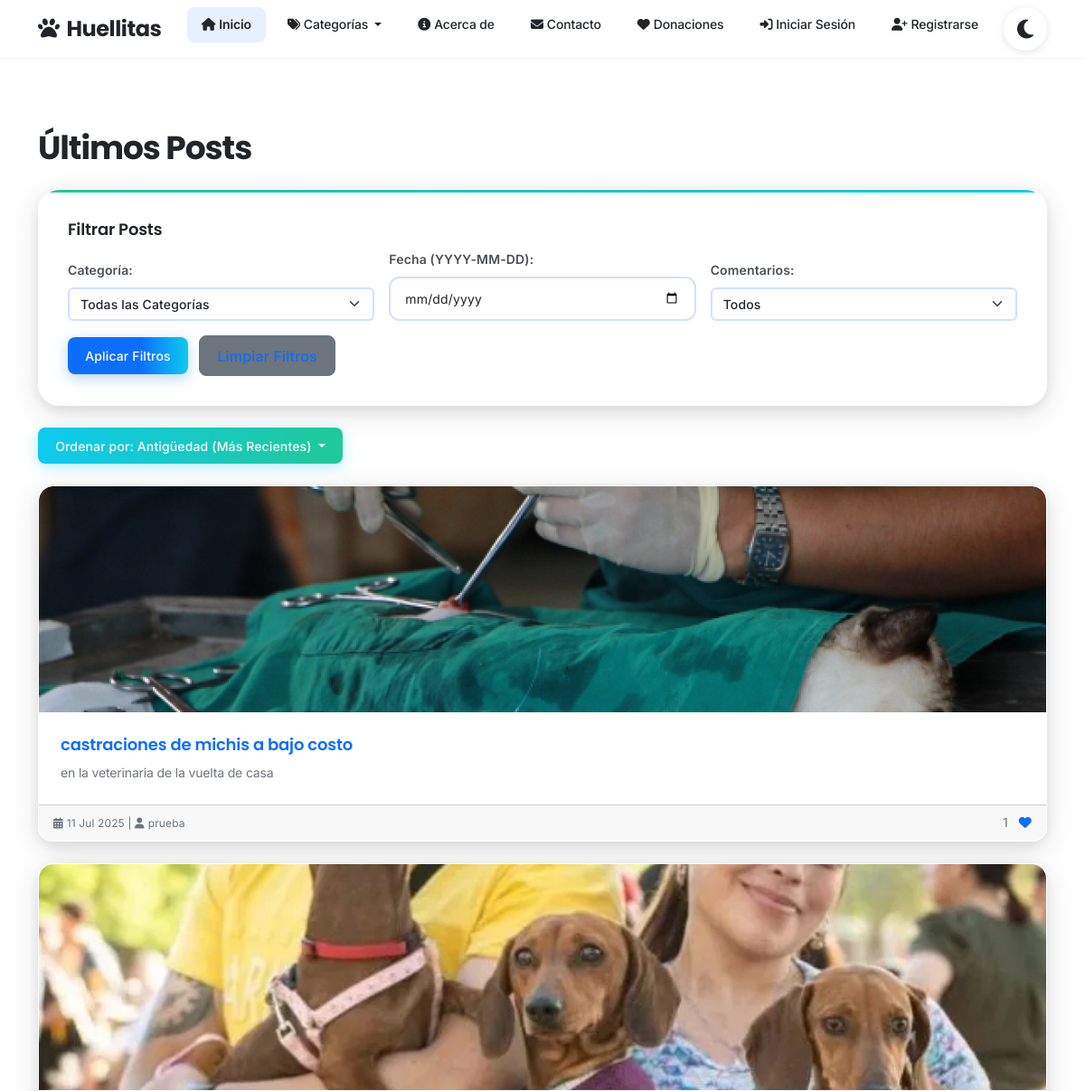
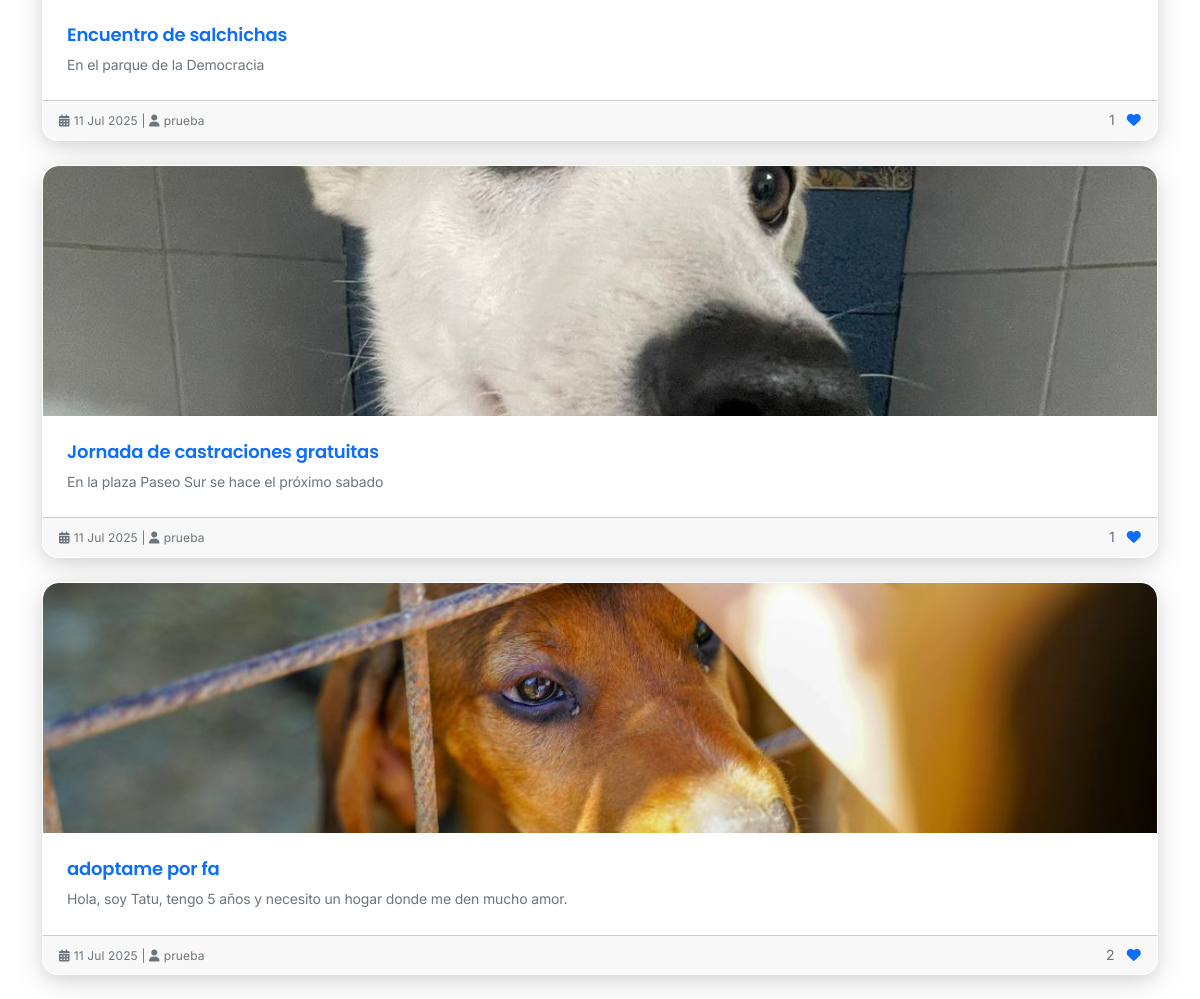
Before: / with the older database file (2 pictures, top to bottom).
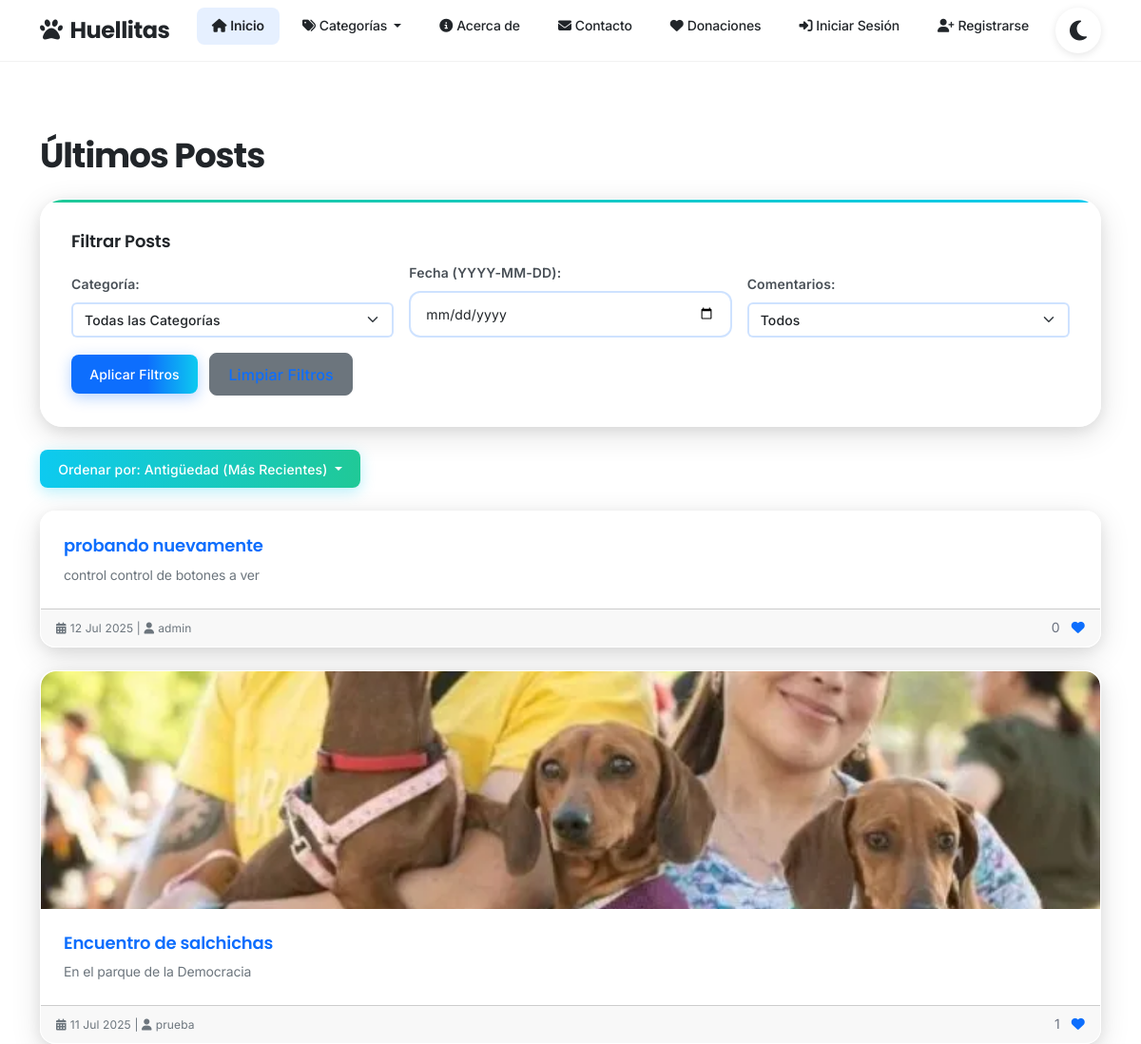
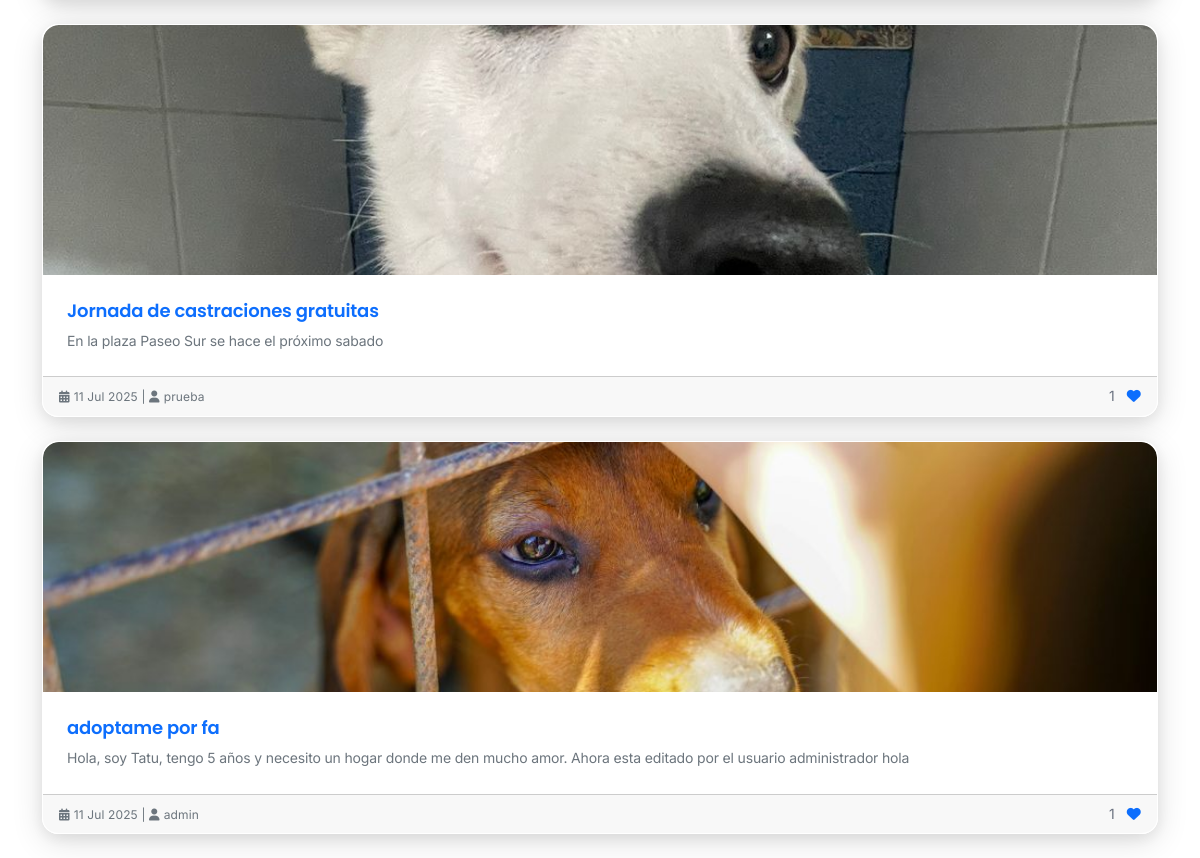
After: the same page with the newer database file (2 pictures, top to bottom).
### blog/models.py (models this page shows, shortened)
class Post(models.Model):
    titulo = models.CharField(max_length=200)
    contenido = models.TextField()
    fecha_publicacion = models.DateTimeField(auto_now_add=True) # Se establece automáticamente al crear el post
    autor = models.ForeignKey(User, on_delete=models.CASCADE, related_name='posts') # Un post pertenece a un usuario. Si el usuario se elimina, sus posts también.
    categoria = models.ForeignKey(Categoria, on_delete=models.SET_NULL, null=True, blank=True) # Un post puede tener una categoría. Si la categoría se elimina, el campo se pone a NULL.
    imagen_portada = models.ImageField(upload_to='post_images/', null=True, blank=True) # Opcional: permite subir imágenes
    class Meta:
        ordering = ['-fecha_publicacion'] # Por defecto, los posts se ordenarán del más nuevo al más viejo
    def get_absolute_url(self):
        return reverse('post_detail', kwargs={'pk': self.pk})

### blog/views.py (the view)
# urls.py: path('', PostListView.as_view(), name='post_list'),
class PostListView(ListView):
    model = Post
    template_name = 'blog/post_list.html' # Ruta a tu plantilla HTML
    context_object_name = 'posts' # Nombre de la variable que se pasará a la plantilla
    paginate_by = 5 # Opcional: para paginar los resultados
    def get_queryset(self):
        queryset = super().get_queryset()
        categoria = self.request.GET.get('categoria')
        if categoria:
            queryset = queryset.filter(categoria__nombre=categoria)
        fecha = self.request.GET.get('fecha')
        if fecha:
            queryset = queryset.filter(fecha_publicacion__date=fecha)
        comentarios = self.request.GET.get('comentarios')
        if comentarios == 'si':
            queryset = queryset.filter(comentarios__isnull=False).distinct()
        elif comentarios == 'no':
            queryset = queryset.filter(comentarios__isnull=True)
        order_by = self.request.GET.get('order_by', '-fecha_publicacion')
        if order_by == 'antiguedad_asc':
            queryset = queryset.order_by('fecha_publicacion') # Los más antiguos primero
        elif order_by == 'antiguedad_desc':
            queryset = queryset.order_by('-fecha_publicacion') # Los más recientes primero
        elif order_by == 'titulo_asc':
            queryset = queryset.order_by('titulo') # Orden alfabético ascendente por título
        elif order_by == 'titulo_desc':
            queryset = queryset.order_by('-titulo') # Orden alfabético descendente por título
        else:
            queryset = queryset.order_by('-fecha_publicacion')
        return queryset
    def get_context_data(self, **kwargs):
        context = super().get_context_data(**kwargs)
        context['current_get_params'] = self.request.GET.copy()
        return context

### blog/context_processors.py (called while the page is built)
def categorias_globales(request):
    return {
        'categorias': Categoria.objects.all()
    }

### blog/templatetags/blog_tags.py (called while the page is built)
@register.simple_tag
def url_with_params(view_name, current_params, param_to_change, new_value):
    updated_params = current_params.copy()
    if new_value is None or new_value == '':
        if param_to_change in updated_params:
            del updated_params[param_to_change] # Elimina el parámetro si el nuevo valor es nulo/vacío
    else:
        updated_params[param_to_change] = new_value
    if param_to_change != 'page' and 'page' in updated_params:
        del updated_params['page']
    query_string = updated_params.urlencode()
    base_url = reverse(view_name)
    if query_string:
        return f"{base_url}?{query_string}"
    return base_url

### blog/templates/blog/post_list.html (shortened to what this page needs)
{% extends 'blog/base.html' %}
{% load blog_tags %}
{% block content %}
    <h1 class="mb-4">Últimos Posts</h1>
    <div class="card card-body mb-4">
        <h3 class="card-title">Filtrar Posts</h3>
        <form method="GET" action="{% url 'post_list' %}">
            <div class="row g-3 align-items-end">
                <div class="col-md-4">
                    <label for="id_categoria" class="form-label">Categoría:</label>
                    <select class="form-select" id="id_categoria" name="categoria">
                        <option value="">Todas las Categorías</option>
                    </select>
                </div>
                <div class="col-md-4">
                    <label for="id_fecha" class="form-label">Fecha (YYYY-MM-DD):</label>
                    <input type="date" class="form-control" id="id_fecha" name="fecha" value="{{ request.GET.fecha }}">
                </div>
                <div class="col-md-4">
                    <label for="id_comentarios" class="form-label">Comentarios:</label>
                    <select class="form-select" id="id_comentarios" name="comentarios">
                        <option value="">Todos</option>
                    </select>
                </div>
            </div>
            <div class="mt-3">
                <button type="submit" class="btn btn-primary me-2">Aplicar Filtros</button>
                <a href="{% url 'post_list' %}" class="btn btn-secondary">Limpiar Filtros</a>
            </div>
        </form>
    </div>
    <div class="row mb-4 align-items-center">
        <div class="col-md-6">
            <div class="dropdown">
                <button class="btn btn-info dropdown-toggle" type="button" id="dropdownMenuOrdenacion" data-bs-toggle="dropdown" aria-expanded="false">
                    Ordenar por:
                    {% if request.GET.order_by == 'antiguedad_asc' %}Antigüedad (Más Antiguos)
                    {% elif request.GET.order_by == 'antiguedad_desc' %}Antigüedad (Más Recientes)
                    {% elif request.GET.order_by == 'titulo_asc' %}Título (A-Z)
                    {% elif request.GET.order_by == 'titulo_desc' %}Título (Z-A)
                    {% else %}Antigüedad (Más Recientes)
                    {% endif %}
                </button>
            </div>
        </div>
    </div>
    {% for post in posts %}
        <div class="card mb-4">
            {% if post.imagen_portada %}
                <img src="{{ post.imagen_portada.url }}" class="card-img-top" alt="{{ post.titulo }}" style="max-height: 250px; object-fit: cover;">
            {% endif %}
            <div class="card-body">
                <h5 class="card-title"><a href="{{ post.get_absolute_url }}" class="text-decoration-none">{{ post.titulo }}</a></h5>
                <p class="card-text">{{ post.contenido|truncatewords:30 }}</p>
            </div>
            <div class="card-footer text-muted d-flex justify-content-between align-items-center">
                <div>
                    <small>
                        <i class="fas fa-calendar-alt me-1"></i>{{ post.fecha_publicacion|date:"d M Y" }} |
                        <i class="fas fa-user me-1"></i>{{ post.autor.username }}
                    </small>
                </div>
                <div>
                    <span class="like-count me-2">{{ post.likes.count }}</span>
                    <a href="#" class="like-btn {% if user in post.likes.all %}liked{% endif %}" data-post-id="{{ post.id }}">
                        <i class="fas fa-heart"></i>
                    </a>
                </div>
            </div>
        </div>
    {% empty %}
        <div class="alert alert-info" role="alert">
            No hay posts disponibles. ¡Sé el primero en crear uno!
        </div>
    {% endfor %}
{% endblock content %}

### blog/templates/blog/base.html (shortened to what this page needs)
{% load static %}
{% load i18n %}
{% load crispy_forms_tags %}
<!DOCTYPE html>
<html lang="es">
<head>
    <link href="https://cdn.jsdelivr.net/npm/bootstrap@5.3.0/dist/css/bootstrap.min.css" rel="stylesheet">
    <link rel="stylesheet" href="https://cdnjs.cloudflare.com/ajax/libs/font-awesome/6.4.0/css/all.min.css">
    <link rel="stylesheet" type="text/css" href="{% static 'css/styles.css' %}">
</head>
<body>
    <nav class="navbar navbar-expand-lg fixed-top">
        <div class="container">
            <a class="navbar-brand" href="{% url 'post_list' %}">
                <i class="fas fa-paw me-2"></i>Huellitas
            </a>
            <div class="collapse navbar-collapse" id="navbarNav">
                <ul class="navbar-nav ms-auto">
                    <li class="nav-item">
                        <a class="nav-link {% if request.resolver_match.url_name == 'post_list' %}active{% endif %}" href="{% url 'post_list' %}"><i class="fas fa-home me-1"></i>Inicio</a>
                    </li>
                    <li class="nav-item dropdown">
                        <a class="nav-link dropdown-toggle" href="#" id="categoriasDropdown" role="button" data-bs-toggle="dropdown" aria-expanded="false">
                            <i class="fas fa-tags me-1"></i>Categorías
                        </a>
                    </li>
                    <li class="nav-item">
                        <a class="nav-link {% if request.resolver_match.url_name == 'about' %}active{% endif %}" href="{% url 'about' %}"><i class="fas fa-info-circle me-1"></i>Acerca de</a>
                    </li>
                    <li class="nav-item">
                        <a class="nav-link {% if request.resolver_match.url_name == 'contact' %}active{% endif %}" href="{% url 'contact' %}"><i class="fas fa-envelope me-1"></i>Contacto</a>
                    </li>
                    <li class="nav-item">
                        <a class="nav-link {% if request.resolver_match.url_name == 'donations' %}active{% endif %}" href="{% url 'donations' %}"><i class="fas fa-heart me-1"></i>Donaciones</a>
                    </li>
                    {% if user.is_authenticated %}
                        <li class="nav-item dropdown">
                            <a class="nav-link dropdown-toggle" href="#" id="navbarDropdown" role="button" data-bs-toggle="dropdown" aria-expanded="false">
                                <i class="fas fa-user-circle me-1"></i>{{ user.username }}
                            </a>
                            <ul class="dropdown-menu dropdown-menu-end" aria-labelledby="navbarDropdown">
                                <li><a class="dropdown-item" href="{% url 'post_create' %}"><i class="fas fa-plus-circle me-1"></i>Crear Post</a></li>
                                <li><hr class="dropdown-divider"></li>
                                <li>
                                    <form action="{% url 'logout' %}" method="post" class="d-inline">
                                        {% csrf_token %}
                                        <button type="submit" class="dropdown-item text-danger"><i class="fas fa-sign-out-alt me-1"></i>Cerrar Sesión</button>
                                    </form>
                                </li>
                            </ul>
                        </li>
                    {% else %}
                        <li class="nav-item">
                            <a class="nav-link" href="{% url 'login' %}"><i class="fas fa-sign-in-alt me-1"></i>Iniciar Sesión</a>
                        </li>
                        <li class="nav-item">
                            <a class="nav-link" href="{% url 'register' %}"><i class="fas fa-user-plus me-1"></i>Registrarse</a>
                        </li>
                    {% endif %}
                    <li class="nav-item ms-lg-2">
                        <button id="toggle-theme" class="btn btn-outline-secondary rounded-circle" type="button">
                            <i class="fas fa-moon"></i>
                        </button>
                    </li>
                </ul>
            </div>
        </div>
    </nav>
    <main class="container mt-5 pt-4">
        {% block content %}
        {% endblock content %}
    </main>
</body>
</html>

### blog/templates/blog/base.html (style rules this page uses)
body { padding-top: 70px; }

Changed rows visible on the page:
removed Post: imagen_portada (picture), titulo "castraciones de michis a bajo costo", contenido "en la veterinaria de la vuelta de casa", fecha_publicacion "11 Jul 2025", autor.username "prueba", likes.count "1"
added Post: titulo "probando nuevamente", contenido "control control de botones a ver", fecha_publicacion "12 Jul 2025", autor.username "admin", likes.count "0"
changed Post "adoptame por fa": contenido "Hola, soy Tatu, tengo 5 años y necesito un hogar donde me den mucho amor." → "Hola, soy Tatu, tengo 5 años y necesito un hogar donde me den mucho amor. Ahora esta editado por el usuario administrador hola"; autor.username "prueba" → "admin"; likes.count "2" → "1"
